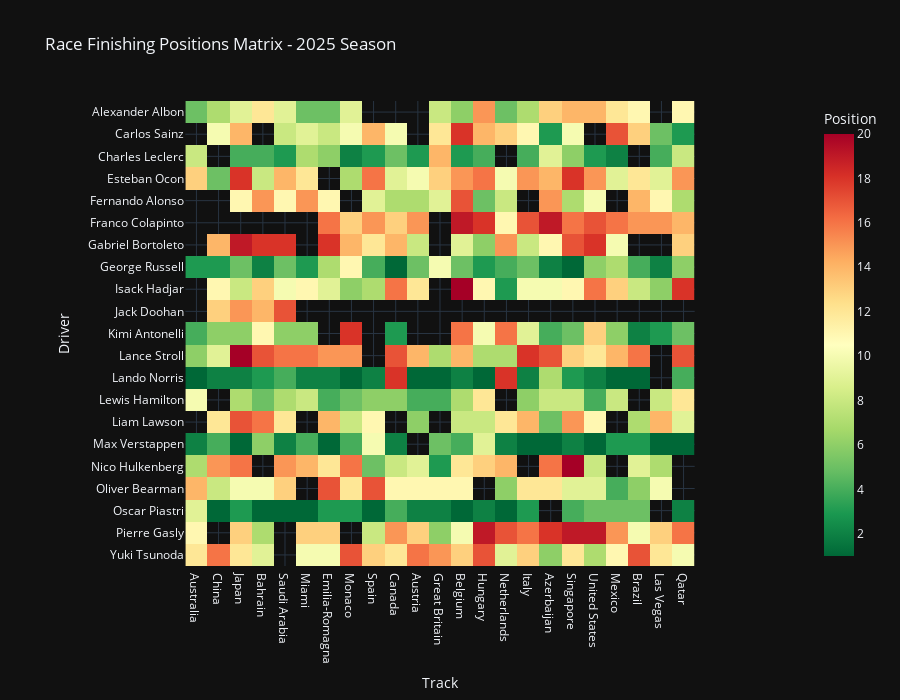

Notebook code cell kept with this figure:
### Markdown cell above
## 4. Race Results Heatmap
Visual matrix of finishing positions across all drivers and Grand Prix events.

### Code cell
# Create Race Finishing Position Heatmap (Driver x Track)
position_pivot = df_race.pivot(index='Driver', columns='Track', values='Position')

# Reorder columns according to F1 calendar
position_pivot = position_pivot[[t for t in available_tracks if t in position_pivot.columns]]

fig = px.imshow(position_pivot, 
                color_continuous_scale='RdYlGn_r',
                title='Race Finishing Positions Matrix - 2025 Season',
                labels={'color': 'Position'})
fig.update_layout(template='plotly_dark', height=700)
fig.show()

### Figure 1 — Plotly figure (JSON) as saved in the notebook; plotly's stock layout.template omitted (floating-point values rounded to 4 significant figures; data arrays with more than 128 entries replaced by an {"elided": "..."} marker saying what was removed)
{"data": [{"coloraxis": "coloraxis", "hovertemplate": "Track: %{x}<br>Driver: %{y}<br>Position: %{z}<extra></extra>", "name": "0", "type": "heatmap", "x": ["Australia", "China", "Japan", "Bahrain", "Saudi Arabia", "Miami", "Emilia-Romagna", "Monaco", "Spain", "Canada", "Austria", "Great Britain", "Belgium", "Hungary", "Netherlands", "Italy", "Azerbaijan", "Singapore", "United States", "Mexico", "Brazil", "Las Vegas", "Qatar"], "xaxis": "x", "y": ["Alexander Albon", "Carlos Sainz", "Charles Leclerc", "Esteban Ocon", "Fernando Alonso", "Franco Colapinto", "Gabriel Bortoleto", "George Russell", "Isack Hadjar", "Jack Doohan", "Kimi Antonelli", "Lance Stroll", "Lando Norris", "Lewis Hamilton", "Liam Lawson", "Max Verstappen", "Nico Hulkenberg", "Oliver Bearman", "Oscar Piastri", "Pierre Gasly", "Yuki Tsunoda"], "yaxis": "y", "z": {"elided": "21x23 int values"}}], "layout": {"coloraxis": {"colorbar": {"title": {"text": "Position"}}, "colorscale": [[0, "rgb(0,104,55)"], [0.1, "rgb(26,152,80)"], [0.2, "rgb(102,189,99)"], [0.3, "rgb(166,217,106)"], [0.4, "rgb(217,239,139)"], [0.5, "rgb(255,255,191)"], [0.6, "rgb(254,224,139)"], [0.7, "rgb(253,174,97)"], [0.8, "rgb(244,109,67)"], [0.9, "rgb(215,48,39)"], [1, "rgb(165,0,38)"]]}, "height": 700, "title": {"text": "Race Finishing Positions Matrix - 2025 Season"}, "xaxis": {"anchor": "y", "constrain": "domain", "domain": [0, 1], "scaleanchor": "y", "title": {"text": "Track"}}, "yaxis": {"anchor": "x", "autorange": "reversed", "constrain": "domain", "domain": [0, 1], "title": {"text": "Driver"}}}}
